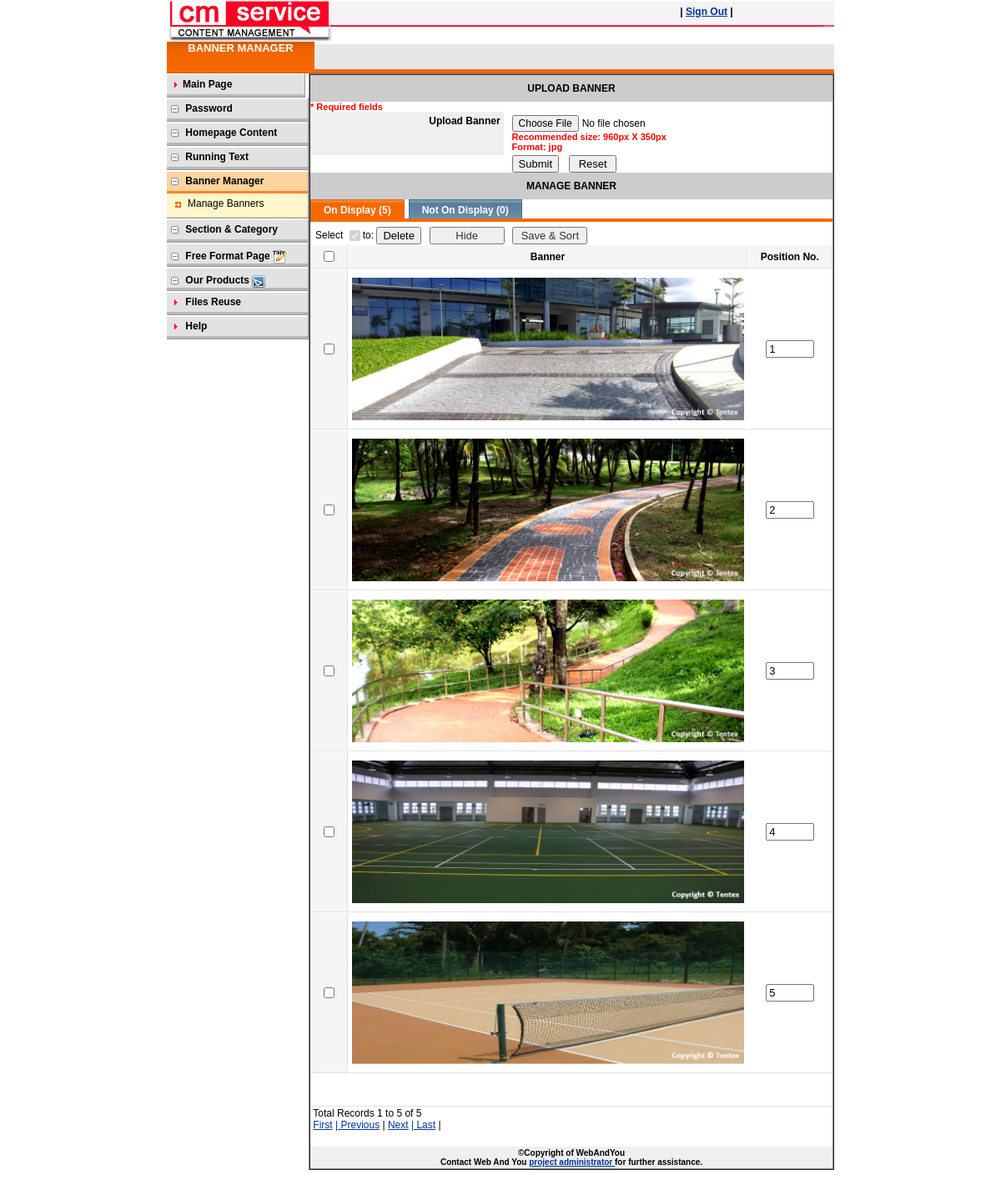
/cms/banner/postBanner.php (signed in), run on the app's committed database.
### tables this page shows
CREATE TABLE `murum_section` (
  `maincat_id` int(11) NOT NULL,
  `section_type` int(2) NOT NULL,
  `lock_status` varchar(6) NOT NULL,
  `showing` varchar(10) NOT NULL,
  `url_file` varchar(80) NOT NULL,
  `photo` varchar(200) NOT NULL,
  `brand_logo` varchar(250) NOT NULL,
  `maincat_name` varchar(150) NOT NULL,
  `photo1` varchar(250) NOT NULL,
  `status` int(11) NOT NULL DEFAULT 0,
  `position` varchar(100) NOT NULL DEFAULT '0',
  `date_posted` date NOT NULL
);

CREATE TABLE `banner` (
  `banner_id` int(11) NOT NULL,
  `banner_file` varchar(250) NOT NULL,
  `test` int(11) NOT NULL DEFAULT 0,
  `position` int(11) NOT NULL,
  `status` int(11) NOT NULL DEFAULT 1
);

### cms/banner/postBanner.php (the view, shortened to what the rows shown need)
<?php
require_once('../../Connections/pamconnection.php');
if($_GET['tab']=="approvedondisplay"||$_GET['tab']==""){
			$query="SELECT * FROM banner WHERE status=1 ORDER BY position asc, banner_id DESC";
}else if($_GET['tab']=="approvednotondisplay"){
			$query="SELECT * FROM banner WHERE status=0 ORDER BY position asc, banner_id DESC";
}
	$currentPage = $_SERVER["PHP_SELF"];
	$maxRows_Rs1 = 10;
	$pageNum_Rs1 = 0;
	$startRow_Rs1 = $pageNum_Rs1 * $maxRows_Rs1;
	mysqli_select_db($conn, $database_pamconnection);
	$query_limit_Rs1 = sprintf("%s LIMIT %d, %d", $query, $startRow_Rs1, $maxRows_Rs1);
	$Rs1 = mysqli_query($conn, $query_limit_Rs1) or die(mysqli_error());
	$row_Rs1 = mysqli_fetch_assoc($Rs1);
	if(!empty($_GET['totalRows_Rs1'])) {
	  $totalRows_Rs1 = $_GET['totalRows_Rs1'];
	} else {
	  $all_Rs1 = mysqli_query($conn, $query);
	  $totalRows_Rs1 = mysqli_num_rows($all_Rs1);
	}
	$totalPages_Rs1 = ceil($totalRows_Rs1/$maxRows_Rs1)-1;
	$queryString_Rs1 = "";
	$query2=mysqli_query($conn, "SELECT * FROM banner WHERE status=0");
	$total_testimonial_not_on_display = mysqli_num_rows($query2);
	$query=mysqli_query($conn, "SELECT * FROM banner WHERE status=1");
	$total_testimonial_on_display = mysqli_num_rows($query);
?>
<!DOCTYPE HTML PUBLIC "-//W3C//DTD HTML 4.01 Transitional//EN" "http://www.w3.org/TR/html4/loose.dtd">
<html>
<head>
<link href="../css/common.css" rel="stylesheet" type="text/css">
<link href="../css/component.css" rel="stylesheet" type="text/css">
<link href="../css/font.css" rel="stylesheet" type="text/css">
<link href="../css/layout.css" rel="stylesheet" type="text/css">
</head>
<body>
<table width="799" border="0" cellpadding="0" cellspacing="0" align="center">
  <tr>
    <td width="269" align="left" valign="top">
	<?php include("../menu.php");?>
	</td>
    <td width="630" align="left" valign="top">
    <table width="630" border="1" cellspacing="0" cellpadding="0">
      <tr>
        <td height="288" align="left" valign="top">
<table width="100%" border="0" cellspacing="0" cellpadding="0">
  <tr>
    <td><table width="100%" border="0" cellspacing="0" cellpadding="0">
      <tr>
        <td align="left" valign="top"><table width="100%" align="left" cellpadding="0"  cellspacing="0" border="0">
          <form name="form1" method="post" action="postBanner.php" enctype="multipart/form-data" id="form">
            <tr valign="top">
              <th width="37%" align="right" bgcolor="#EFEFEF" class="content" style="padding:4px;">Upload Banner              </th>
            </tr>
          </form>
        </table></td>
      </tr>
    </table></td>
  </tr>
  <tr>
    <td><table width="100%" border="0" cellspacing="0" cellpadding="0">
      <tr>
        <td align="left" valign="top"><table width="100%" align="left" cellpadding="0"  cellspacing="0">
          <tr>
            <td width="100%" height="244" align="left" valign="top"><div align="left">
              <?php
			if($_GET['tab']=="approvedondisplay"||$_GET['tab']=="") { ?>
              <form name="ProductListForm1" method="post" action="postBanner.php?tab=approvedondisplay">
                <div id="list">
                <table border="0" cellpadding="4" cellspacing="1" width="100%">
                  <tr>
                    <th width="7%" class="content">
                    	<input type="checkbox" onclick="toggleChecked(this.checked)">
                    </th>
                    <th width="77%" class="content"><div align="center">Banner</div></th>
                    <th width="16%" class="content" align="center">Position No.</th>
                  </tr>
                  <?
					if($row_Rs1!=''){
						do{
					?>
                  <tr>
                    <th width="7%" class="content">
                    	<input type="checkbox" value="<?php echo $row_Rs1['banner_id']; ?>" name="productIdList[]" class="checkbox">
                        <input name="productIdListUpdate[]" type="hidden" value="<?php echo $row_Rs1['banner_id'];?>"> <br />
                    </th>
                    <td align="center" class="content"><img src="<?php echo "../../".$row_Rs1['banner_file']?>" width="470" height="171"><br></td>
                    <td class="content" align="center">
                    <input name="<?php echo 'position'.$row_Rs1['banner_id']?>" type="text" value="<?php echo $row_Rs1['position'];?>" style="width:50px;">
                    <br></td>
                  </tr>
                  <?php } while($row_Rs1 = mysqli_fetch_assoc($Rs1));
                  } ?>
                </table>
              </form>
                <?php } else if($_GET['tab']=="approvednotondisplay") { ?>
                </span>
              <form name="ProductListForm2" method="post" action="postBanner.php?tab=approvednotondisplay">
                <script>
			  	function deleteProduct2()
				{
						var id= new Array('productIdList[]');
						if(id=='')
						{
							alert("No Item Selected");
							return false;
						}
					var point=confirm("Are You Sure You Want To Delete?");
					if(point==true)
					{
						return true;
					}
					else
					{
						return false;
					}
				}
			  </script>
                <div id="list">
                <div id="tab">
                  <ul>
                    <li class=""><a href="postBanner.php?tab=approvedondisplay" title="Display Product Item Online" class="content">On Display (<?php echo $total_testimonial_on_display; ?>)</a></li>
                    <li class="current"><a href="postBanner.php?tab=approvednotondisplay" title="Not Display Product Item Online" class="content">Not On Display (<?php echo $total_testimonial_not_on_display; ?>)</a></li>
                  </ul>
                </div>
                <div class="content"> Select
                  <input type="checkbox" name="checkbox" value="checkbox" checked disabled>
                  to:
                  <input type="submit" name="delete" value="Delete" onClick="return deleteProduct2();" title="Delete selected item(s)" />
                &nbsp;
                     <input type="submit" name="display" value="Display" onClick="return deleteProduct5();" title="Display selected item(s)" style="width:90px; color:#333;"/>
&nbsp;
<input type="submit" name="update" value="Save & Sort" onClick="return deleteProduct5();" title="Save & Sort item(s) position" style="width:90px; color:#333;"></div>
                <table border="0" cellpadding="4" cellspacing="1" width="100%">
                  <tr>
                    <th width="7%" class="content">
                    	<input type="checkbox" onclick="toggleChecked(this.checked)">
                    </th>
                    <th width="75%" class="content"><div align="center">Banner</div></th>
                    <th width="18%" class="content" align="center">Position No.</th>
                  </tr>
                  <?php if($row_Rs1!=''){
						do{
				?>
                  <tr>
                    <th width="7%" class="content"> <input type="checkbox" value="<?php echo $row_Rs1['banner_id']; ?>" name="productIdList[]"  class="checkbox">
                     <input name="productIdListUpdate[]" type="hidden" value="<?php echo $row_Rs1['banner_id'];?>"> <br />
                    </th>
                    <td align="center" class="content"><img src="<?php echo "../../".$row_Rs1['banner_file']?>" width="400" height="217"></td>
                    <td class="content" align="center"><input name="<?php echo 'position'.$row_Rs1['banner_id']?>" type="text" value="<?php echo $row_Rs1['position'];?>" style="width:50px;"><br></td>
                  </tr>
                  <?php  } while($row_Rs1 = mysqli_fetch_assoc($Rs1));
					}else{ ?>
                  <tr>
                    <th width="7%"></th>
                    <td colspan="3" class="content">NO Record Found.</td>
                  </tr>
				  <?php } ?>
                  <tr>
                    <td colspan="5">&nbsp;</td>
                  </tr>
                </table>
              </form>
              <?php } ?>
            </div></td>
          </tr>
              <?php if ($totalRows_Rs1 > 0 ) { ?>
              &nbsp;<a href="<?php printf("%s?pageNum_Rs1=%d%s", $currentPage, 0, $queryString_Rs1); ?>">First</a> <a href="<?php printf("%s?pageNum_Rs1=%d%s", $currentPage, max(0, $pageNum_Rs1 - 1), $queryString_Rs1); ?>">| Previous</a> | <a href="<?php printf("%s?pageNum_Rs1=%d%s", $currentPage, min($totalPages_Rs1, $pageNum_Rs1 + 1), $queryString_Rs1); ?>">Next</a> <a href="<?php printf("%s?pageNum_Rs1=%d%s", $currentPage, $totalPages_Rs1, $queryString_Rs1); ?>">| Last</a> |
              <?php } ?>
        </table></td>
      </tr>
    </table></td>
  </tr>
</table>
        </td>
      </tr>
    </table>
    </td>
  </tr>
</table>
</body>
</html>

### cms/menu.php (shortened to what the rows shown need)
<?php
$arr=explode('/', $_SERVER['REQUEST_URI']);
?>
<?
	$section_query = mysqli_query($conn, "SELECT * FROM murum_section WHERE length(position)=1 and status=1 order by position asc");
	$section_set = mysqli_fetch_assoc($section_query);
do{
if($section_set['url_file']=="calendar.php"){
?>
<?php
$current_id = base64_encode($section_set['maincat_id']);
if(($arr[count($arr)-1]=='index.php'&&$_SESSION['current_section']==$section_set['maincat_id'])||
($arr[count($arr)-1]=='index.php?'.$_SERVER['QUERY_STRING']&&$_SESSION['current_section']==$section_set['maincat_id'])||
($arr[count($arr)-1]=='editCalendar.php'&&$_SESSION['current_section']==$section_set['maincat_id'])||
($arr[count($arr)-1]=='editCalendar.php?'.$_SERVER['QUERY_STRING']&&$_SESSION['current_section']==$section_set['maincat_id']))
{ $var[$current_id]='current'; $varstyle[$current_id]='block'; }
else
{$var[$current_id]=''; $varstyle[$current_id]='none';}?>
<div align="center">
  <div id="localnav">
	<div id="menu">
	  <div align="left">
	  <ul>
        <li>
      <a href="#" class="<?php echo $var[$current_id];?>"
	  onClick="return kadabra('<?php echo $current_id?>',this);" >
	  <img src="../images/menu_open.gif" width="10" height="10" />
	  <span class="main_title"> <?php echo substr($section_set['maincat_name'],0,17)?></span>
	  <img src="../images/Design_template.png" />
	  </a>
               <ul id="<?php echo $current_id?>" style="display:<?php echo $varstyle[$current_id];?>">
 <li><a class="<?php if(($arr[count($arr)-1]=='editCalendar.php')||
				($arr[count($arr)-1]=='editCalendar.php?'.$_SERVER['QUERY_STRING']&&$_SESSION['current_section']==$section_set['maincat_id'])) { ?>current<?php }?>" href="../calendar/editCalendar.php?m=<?php echo $current_id?>"><span class="content">Calendar Side </span></a></li>
               <li><a class="<?php if(($arr[count($arr)-1]=='index.php')||
				($arr[count($arr)-1]=='index.php?'.$_SERVER['QUERY_STRING']&&$_SESSION['current_section']==$section_set['maincat_id'])) { ?>current<?php }?>" href="../calendar/index.php?m=<?php echo $current_id?>"><span class="content">Manage Calendar </span></a></li>
			 </ul>
		  </li>
		</ul>
	  </div>
	</div>
  </div>
</div>
<?php }elseif($section_set['url_file']=="gallery.php"){?>
<?php }elseif($section_set['url_file']=="product.php"){?>
<?php
$current_id = base64_encode($section_set['maincat_id']);
if(($arr[count($arr)-1]=='postProd.php'&&$_SESSION['current_section']==$section_set['maincat_id'])||
($arr[count($arr)-1]=='postProd.php?'.$_SERVER['QUERY_STRING']&&$_SESSION['current_section']==$section_set['maincat_id'])||
($arr[count($arr)-1]=='editProd.php'&&$_SESSION['current_section']==$section_set['maincat_id'])||
($arr[count($arr)-1]=='editProd.php?'.$_SERVER['QUERY_STRING']&&$_SESSION['current_section']==$section_set['maincat_id'])||
($arr[count($arr)-1]=='manageProd.php'&&$_SESSION['current_section']==$section_set['maincat_id'])||
($arr[count($arr)-1]=='manageProd.php?'.$_SERVER['QUERY_STRING']&&$_SESSION['current_section']==$section_set['maincat_id']))
{ $var[$current_id]='current'; $varstyle[$current_id]='block'; }
else
{$var[$current_id]=''; $varstyle[$current_id]='none';}?>
<div align="center">
  <div id="localnav">
	<div id="menu">
	  <div align="left">
	  <ul>
<li> <a href="#" class="<?php echo $varstyle[$current_id];?>" onClick="return kadabra('<?php echo $current_id?>',this);" ><img src="../images/menu_open.gif" width="10" height="10" /><span class="main_title">  <?php echo substr($section_set['maincat_name'],0,17)?></span> <img src="../images/Design_template.png" /></a>
		  </li>
		</ul>
	  </div>
	</div>
  </div>
</div>
<?php }elseif($section_set['url_file']=="news.php"){}?>
<?php }while($section_set = mysqli_fetch_assoc($section_query));?>

### data on the page
murum_section: maincat_name "Our Products"
banner: banner_file (picture), position "1"
banner: banner_file (picture), position "2"
banner: banner_file (picture), position "3"
banner: banner_file (picture), position "4"
banner: banner_file (picture), position "5"

### other printed values
$total_testimonial_on_display "5"
$total_testimonial_not_on_display "0"
$startRow_Rs1 + 1 "1"
min($startRow_Rs1 + $maxRows_Rs1, $totalRows_Rs1) "5"
$totalRows_Rs1 "5"
